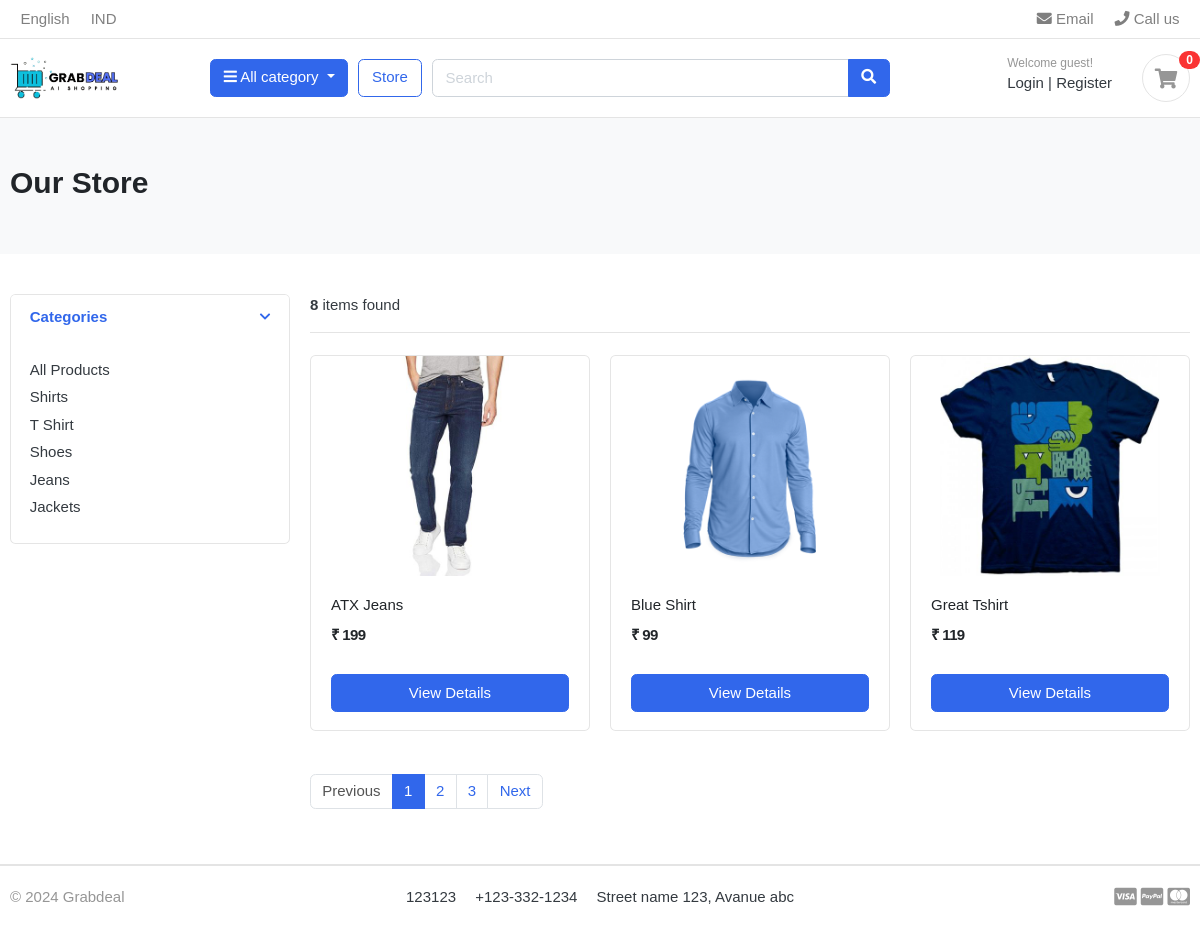
/store/, run on the app's committed database.
### category/models.py (models this page shows, shortened)
class Category(models.Model):
    category_name = models.CharField(max_length=50, unique=True)
    slug = models.SlugField(max_length=100, unique=True)
    description = models.TextField(max_length=255, blank=True)
    cat_image = models.ImageField(upload_to='photos/categories', blank=True)
    class Meta:
        verbose_name = 'category'
        verbose_name_plural = 'categories'
    def get_url(self):
        return reverse('products_by_category', args=[self.slug])

### store/models.py (models this page shows, shortened)
class Product(models.Model):
    product_name = models.CharField(max_length=200, unique=True)
    slug = models.SlugField(max_length=200, unique=True)
    description = models.TextField(max_length=500, blank=True)
    price = models.IntegerField()
    images = models.ImageField(upload_to='photos/products')
    stock = models.IntegerField()
    is_available = models.BooleanField(default=True)
    category = models.ForeignKey(Category, on_delete=models.CASCADE)
    created_date = models.DateTimeField(auto_now_add=True)
    modified_date = models.DateTimeField(auto_now=True)
    def get_url(self):
        return reverse('product_detail', args=[self.category.slug, self.slug])

### store/views.py (the view)
# urls.py: path('store/', include('store.urls')),
def store(request, category_slug=None):
    categories = None
    products = None
    if category_slug != None:
        categories = get_object_or_404(Category, slug=category_slug)
        products = Product.objects.filter(category=categories, is_available=True)
        paginator = Paginator(products, 1)
        page = request.GET.get('page')
        paged_products = paginator.get_page(page)
        product_count = products.count()
    else:
        products = Product.objects.all().filter(is_available=True).order_by('id')
        paginator = Paginator(products, 3)
        page = request.GET.get('page')
        paged_products = paginator.get_page(page)
        product_count = products.count()
    context = {
        'products': paged_products,
        'product_count': product_count,
    }
    return render(request,'store/store.html', context)

### carts/context_processors.py (called while the page is built)
def counter(request):
    cart_count = 0
    if 'admin' in request.path:
        return {}
    else:
        try:
            cart = Cart.objects.filter(cart_id=_cart_id(request))
            if request.user.is_authenticated:
                cart_items = CartItem.objects.all().filter(user=request.user)
            else:
                cart_items = CartItem.objects.all().filter(cart=cart[:1])
            for cart_item in cart_items:
                cart_count += cart_item.quantity
        except Cart.DoesNotExist:
            cart_count = 0
    return dict(cart_count=cart_count)

### carts/views.py (called while the page is built)
def _cart_id(request):
    cart = request.session.session_key
    if not cart:
        cart = request.session.create()
    return cart

### category/context_processors.py (called while the page is built)
def menu_links(request):
    links = Category.objects.all()
    return dict(links=links)

### templates/store/store.html
{% extends "base.html" %}
{% load static %}
{% block content %}
<section class="section-pagetop bg">
    <div class="container">
        {% if 'search' in request.path %}
            <h2 class="title-page">Search Result</h2>
        {% else %}
            <h2 class="title-page">Our Store</h2>
        {% endif %}
    </div>
</section>
<section class="section-content padding-y">
    <div class="container">
        <div class="row">
            <aside class="col-md-3">
                <div class="card">
                    <article class="filter-group">
                        <header class="card-header">
                            <a href="#" data-toggle="collapse" data-target="#collapse_1" aria-expanded="true" class="">
                                <i class="icon-control fa fa-chevron-down"></i>
                                <h6 class="title">Categories</h6>
                            </a>
                        </header>
                        <div class="filter-content collapse show" id="collapse_1" style="">
                            <div class="card-body">
                                <ul class="list-menu">
                                    <li><a href="{% url 'store' %}">All Products</a></li>
                                    {% for category in links %}
                                    <li><a href="{{ category.get_url }}">{{ category.category_name }}</a></li>
                                    {% endfor %}
                                </ul>
                            </div>
                        </div>
                    </article>
                </div>
            </aside>
            <main class="col-md-9">
                <header class="border-bottom mb-4 pb-3">
                    <div class="form-inline">
                        <span class="mr-md-auto"><b>{{ product_count }}</b> items found</span>
                    </div>
                </header>
                <div class="row">
                    {% if products %}
                        {% for product in products %}
                        <div class="col-md-4">
                            <figure class="card card-product-grid">
                                <div class="img-wrap">
                                    <a href="{{ product.get_url }}"><img src="{{ product.images.url }}" alt=""></a>
                                </div>
                                <figcaption class="info-wrap">
                                    <div class="fix-height">
                                        <a href="{{ product.get_url }}" class="title">{{ product.product_name }}</a>
                                        <div class="price-wrap mt-2">
                                            <span class="price">₹ {{ product.price }}</span>
                                        </div>
                                    </div>
                                    <a href="{{ product.get_url }}" class="btn btn-block btn-primary">View Details</a>
                                </figcaption>
                            </figure>
                        </div>
                        {% endfor %}
                    {% else %}
                        <div>
                            <h2>No result found.</h2>
                        </div>
                    {% endif %}
                </div>
                <nav class="mt-4" aria-label="Page navigation sample">
                    {% if products.has_other_pages %}
                    <ul class="pagination">
                        {% if products.has_previous %}
                        <li class="page-item"><a class="page-link" href="?page{{ products.previous_page_number }}">Previous</a></li>
                        {% else %}
                        <li class="page-item disabled"><a class="page-link" href="#">Previous</a></li>
                        {% endif %}
                        {% for i in products.paginator.page_range %}
                            {% if products.number == i %}
                            <li class="page-item active"><a class="page-link" href="#">{{ i }}</a></li>
                            {% else %}
                            <li class="page-item"><a class="page-link" href="?page={{ i }}">{{ i }}</a></li>
                            {% endif %}
                        {% endfor %}
                        {% if products.has_next %}
                            <li class="page-item"><a class="page-link" href="?page={{ products.next_page_number }}">Next</a></li>
                        {% else %}
                            <li class="page-item disabled"><a class="page-link" href="#">Next</a></li>
                        {% endif %}
                    </ul>
                    {% endif %}
                </nav>
            </main>
        </div>
    </div>
</section>
{% endblock %}

### static/css/ui.css (style rules this page uses)
html { font-family: "Inter", sans-serif; font-size: 15px; }
.img-wrap { text-align: center; display: block; }
.img-wrap img { max-width: 100%; }
.price-wrap { letter-spacing: -0.7px; }
.padding-y { padding-top: 40px; padding-bottom: 40px; }
figure { margin-bottom: 0; }
article:after, .form-group:after { display: block; clear: both; content: ""; }
.bg { background-color: #f8f9fa; }
.title-page { color: #212529; }
[class*=list-] li:after { visibility: hidden; display: block; content: ""; overflow: hidden; height: 0; clear: both; }
.list-menu { list-style: none; margin: 0; padding-left: 0; }
.list-menu li { margin-bottom: 5px; }
.list-menu a { color: #343a40; }
[class*=card-product] a.title { color: #212529; display: block; }
[class*=card-product] .img-wrap { overflow: hidden; position: relative; }
[class*=card-product] .img-wrap img { height: 100%; max-width: 100%; width: auto; display: inline-block; -o-object-fit: cover; object-fit: cover; }
.card-product-grid { margin-bottom: 20px; }
.card-product-grid .img-wrap { border-radius: 0.2rem 0.2rem 0 0; height: 220px; }
.card-product-grid .info-wrap { overflow: hidden; padding: 18px 20px; }
.card-product-grid .fix-height { height: 80px; overflow: hidden; }
.card .img-wrap { overflow: hidden; }
.price { font-weight: 600; color: #212529; }
.icon-control { margin-top: 5px; float: right; font-size: 80%; }
.card-header .title { margin-bottom: 0; line-height: 1.5; }
.filter-group { border-bottom: 1px solid #e4e4e4; }
.filter-group .card-header { border-bottom: 0; }
.filter-group:last-child { border-bottom: 0; }
.section-pagetop { padding: 45px 0; }

### templates/includes/chatbot.html (style rules this page uses)
:root { --fadeIn_fadeOut_transition_speed: 300ms; }
body { font-family: Arial, sans-serif; }

### data on the page
Category: category_name "Shirts"
Category: category_name "T Shirt"
Category: category_name "Shoes"
Category: category_name "Jeans"
Category: category_name "Jackets"
Product: images (picture), product_name "ATX Jeans", price "199"
Product: images (picture), product_name "Blue Shirt", price "99"
Product: images (picture), product_name "Great Tshirt", price "119"

### other printed values
{{ cart_count }} "0"
{{ product_count }} "8"
{{ i }} "1"
{{ i }} "2" "3"
